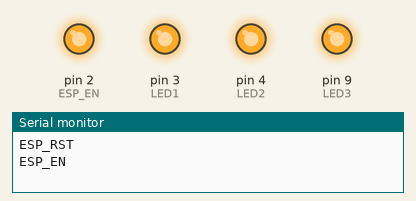
Recording of a sketch running on a simulated Arduino Uno, built with avr-gcc and run on an emulated ATmega328P. Parts: output pins drawn as LEDs (lit = HIGH), the last lines printed to the serial monitor. The modem accepts every AT command (registered, SIM ready, sends succeed) and sends nothing else; pins used as bus, display or sensor lines are not drawn.

Above: at 0.3 s.
At 16.3 s:
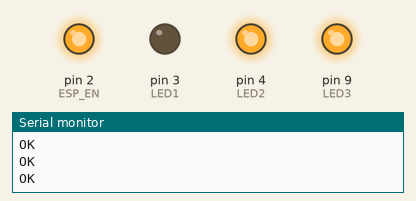
Timing chart, 0 to 17.8 s (numbered marks = the images above):
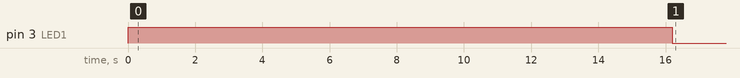

The sketch:

LEDcontrol.ino
```cpp
#include <SoftwareSerial.h>

SoftwareSerial esp8266(7, 8);
#define DEBUG true
#define TIMEOUT 2000

#define ESP_RST 14
#define ESP_EN 2
#define LED1   3 //G
#define LED2   4 //R
#define LED3   9 //B

bool ledstate = true;

void setup() {
  // put your setup code here, to run once:
  pinMode(ESP_RST, OUTPUT);
  pinMode(ESP_EN, OUTPUT);
  pinMode(LED1, OUTPUT);
  pinMode(LED2, OUTPUT);
  pinMode(LED3, OUTPUT);

  digitalWrite(LED1,HIGH);
  digitalWrite(LED2,HIGH);
  digitalWrite(LED3,HIGH);

  Serial.begin(9600);
  delay(100);
  Serial.println("ESP_RST");
  digitalWrite(ESP_RST,HIGH);
  delay(100);
  Serial.println("ESP_EN");
  digitalWrite(ESP_EN,HIGH);
  delay(1000);

  Serial.begin(9600);

  //your esp's baud rate might be different
  esp8266.begin(115200);

  sendData("AT+RST\r\n",TIMEOUT,DEBUG); // esp8266をソフトウェアリセット

  delay(5000);


  sendData("AT+CWMODE=2\r\n",TIMEOUT,DEBUG); // アクセスポイントモードに設定
  sendData("AT+CIFSR\r\n",TIMEOUT,DEBUG); // ローカルIPアドレスの取得
  sendData("AT+CIPMUX=1\r\n",TIMEOUT,DEBUG); // マルチ接続設定ON 1つ以上のアクセスを受け付ける
  sendData("AT+CIPSERVER=1,80\r\n",TIMEOUT,DEBUG); // サーバーモードON. 80番ポートをアクセス可能に

  //LED 緑点灯
  digitalWrite(LED1,LOW);
}

void loop() {
  // put your main code here, to run repeatedly:

  if(esp8266.available()) // check if the esp is sending a message
  {

    /*
    while(esp8266.available())
    {
      // デバック用
      char c = esp8266.read(); // １文字毎に読んでシリアルに表示
      Serial.write(c);
    }
  */

    //+IPDを受信するとネットワークデータを受信
    if(esp8266.find("+IPD,"))
    {
     delay(1000);

     int connectionId = esp8266.read()-48; // IPDの次の文字がconnection idなので　読み取る
                                           // アスキーで受信されるので、アスキーコードの0が10進で48なので、引いておく
          if(esp8266.find("POST"))         // POSTの文字列を受信するとLEDの色を変える
            {
              Serial.print("POST\r\n");


              if(ledstate){

                //LED 赤点灯
                    digitalWrite(LED1,HIGH);
                    digitalWrite(LED2,LOW);
                    digitalWrite(LED3,HIGH);
              }else{

                //LED 青点灯
                  digitalWrite(LED1,HIGH);
                  digitalWrite(LED2,HIGH);
                  digitalWrite(LED3,LOW);
              }

              ledstate = !ledstate;
            }

     //データ本体　ボタンを一つ配置して、ボタンを押すとPOSTを返答する
     String webpage = "HTTP/1.0 200 OK\r\n";
     webpage += "\r\n";
     webpage += "<html><form method=POST><h1>hello</h1><input type=submit value=LED />";
     webpage += "</form></html>";


     //データを送る前に、idとデータのバイト数を<id>,<length>の順に記載する
     String cipSend = "AT+CIPSEND=";
     cipSend += connectionId;
     cipSend += ",";
     cipSend +=webpage.length();
     cipSend +="\r\n";

     sendData(cipSend,1000,DEBUG);

      delay(2000);

     //データ本体を送信
     sendData(webpage,1000,DEBUG);

    //現在のconnection idのTCPポートをクローズする
     String closeCommand = "AT+CIPCLOSE=";
     closeCommand+=connectionId; // append connection id
     closeCommand+="\r\n";

     sendData(closeCommand,3000,DEBUG);

     //LED　緑点灯
     digitalWrite(LED1,LOW);
     digitalWrite(LED2,HIGH);
     digitalWrite(LED3,HIGH);
    }
  }

}

//データ送信関数
//文字列で受けたデータを１文字ずつesp8266に送信
String sendData(String command, const int timeout, boolean debug)
{
    String response = "";
    char con[256];
    char i;

    command.toCharArray(con,256);

    //esp8266.print(command); // send the read character to the esp8266

    for(i=0; i<command.length(); i++){
      esp8266.write(con[i]);
    }

    long int time = millis();

    while( (time+timeout) > millis())
    {
      while(esp8266.available())
      {

        // The esp has data so display its output to the serial window
        char c = esp8266.read(); // read the next character.
        response+=c;
      }
    }

    if(debug)
    {
      Serial.print(response);
    }

    return response;
}
```
